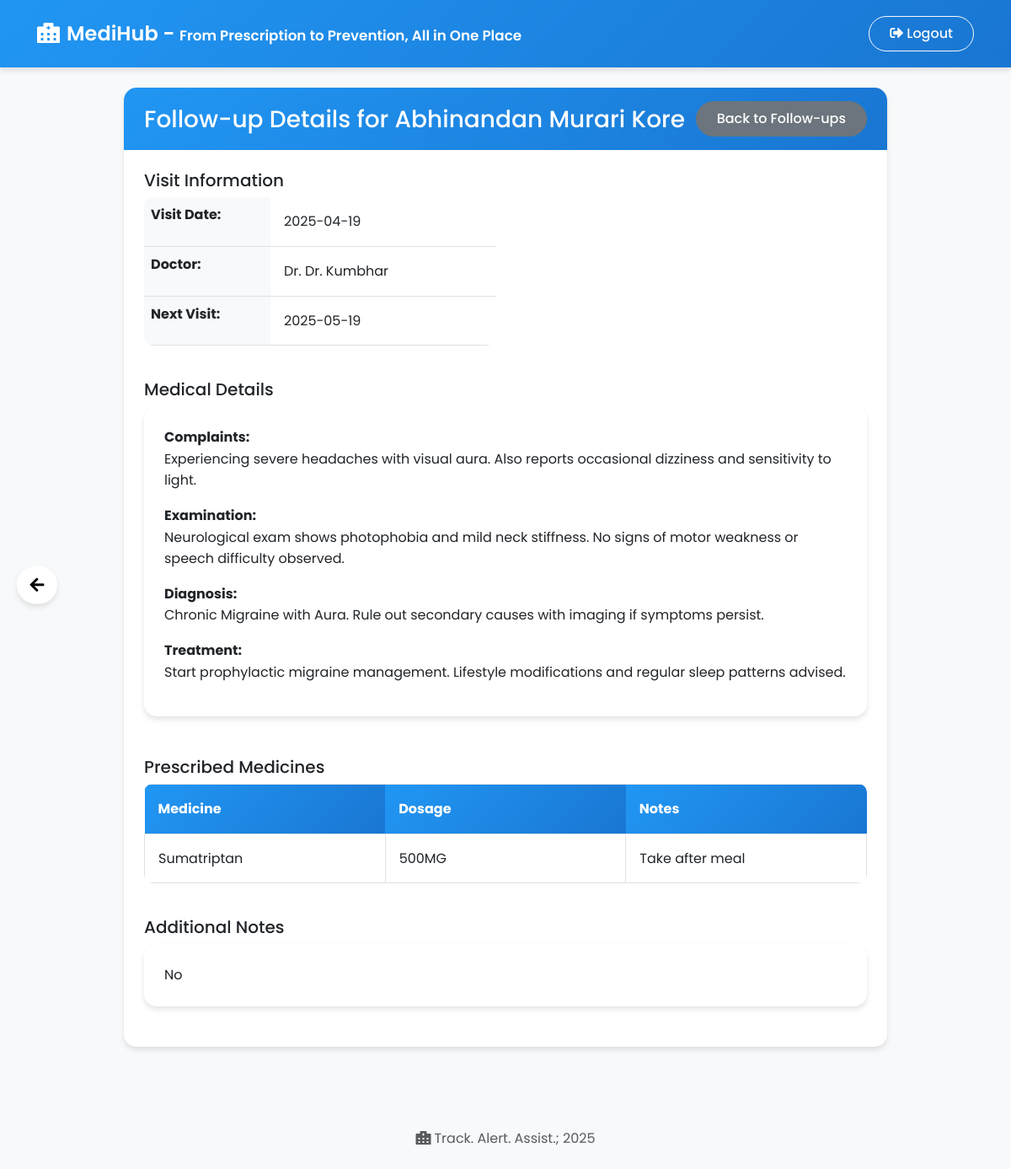
/doctor/view_follow_up/1 (signed in), run on the app's committed database.
### app/models.py (models this page shows, shortened)
class Patient(db.Model):
    id = db.Column(db.Integer, primary_key=True)
    user_id = db.Column(db.Integer, db.ForeignKey('user.id'), nullable=False)
    name = db.Column(db.String(100), nullable=False)
    age = db.Column(db.Integer, nullable=False)
    gender = db.Column(db.String(10), nullable=False)
    contact = db.Column(db.String(20), nullable=False)
    address = db.Column(db.String(200), nullable=False)
    email = db.Column(db.String(120), nullable=True)
    is_premium = db.Column(db.Boolean, default=False)
    doctor_id = db.Column(db.Integer, db.ForeignKey('doctor.id'), nullable=True)
    user = db.relationship('User', backref=db.backref('patient', uselist=False))
    doctor = db.relationship('Doctor', backref=db.backref('patients', lazy=True))
    prescriptions = db.relationship('Prescription', backref='prescription_patient', lazy=True)
    follow_ups = db.relationship('FollowUp', backref='follow_up_patient', lazy=True)

class FollowUp(db.Model):
    id = db.Column(db.Integer, primary_key=True)
    patient_id = db.Column(db.Integer, db.ForeignKey('patient.id'), nullable=False)
    doctor_id = db.Column(db.Integer, db.ForeignKey('doctor.id'), nullable=False)
    visit_date = db.Column(db.DateTime, nullable=False, default=datetime.utcnow)
    complaints = db.Column(db.Text, nullable=True)
    examination = db.Column(db.Text, nullable=True)
    diagnosis = db.Column(db.Text, nullable=False)
    treatment = db.Column(db.Text, nullable=True)
    next_visit_date = db.Column(db.DateTime, nullable=True)
    notes = db.Column(db.Text, nullable=True)
    patient = db.relationship('Patient', backref=db.backref('patient_follow_ups', lazy=True))
    doctor = db.relationship('Doctor', backref=db.backref('doctor_follow_ups', lazy=True))

class Doctor(db.Model):
    id = db.Column(db.Integer, primary_key=True)
    user_id = db.Column(db.Integer, db.ForeignKey('user.id'), nullable=False)
    name = db.Column(db.String(100), nullable=False)
    specialization = db.Column(db.String(100), nullable=False)
    contact = db.Column(db.String(20), nullable=False)
    is_available = db.Column(db.Boolean, default=True)
    user = db.relationship('User', backref=db.backref('doctor', uselist=False))
    assigned_patients = db.relationship('Patient', backref='assigned_doctor', lazy=True)
    follow_ups = db.relationship('FollowUp', backref='follow_up_doctor', lazy=True)

class Medicine(db.Model):
    id = db.Column(db.Integer, primary_key=True)
    follow_up_id = db.Column(db.Integer, db.ForeignKey('follow_up.id'), nullable=False)
    name = db.Column(db.String(100), nullable=False)
    dosage = db.Column(db.String(100), nullable=False)
    notes = db.Column(db.Text, nullable=True)
    follow_up = db.relationship('FollowUp', backref=db.backref('medicines', lazy=True))

### app/routes/doctor.py (the view)
@doctor_bp.route('/view_follow_up/<int:follow_up_id>')
@login_required
def view_follow_up(follow_up_id):
    if not current_user.is_doctor:
        flash('Access denied. Only doctors can perform this action.', 'danger')
        return redirect(url_for('main.dashboard'))
    follow_up = FollowUp.query.get_or_404(follow_up_id)
    doctor = Doctor.query.filter_by(user_id=current_user.id).first()
    if follow_up.doctor_id != doctor.id:
        flash('You are not authorized to view this follow-up', 'danger')
        return redirect(url_for('doctor.dashboard'))
    return render_template('view_follow_up.html', follow_up=follow_up)

### app/__init__.py (called while the page is built)
def create_app():
    app = Flask(__name__)
    app.config.from_object(Config)
    db.init_app(app)
    migrate = Migrate(app, db)
    login_manager = LoginManager()
    login_manager.init_app(app)
    login_manager.login_view = 'main.login'
    @login_manager.user_loader
    def load_user(user_id):
        return User.query.get(int(user_id))
    from app.routes.main import main_bp
    from app.routes.receptionist import receptionist_bp
    from app.routes.doctor import doctor_bp
    from app.routes.patient import patient_bp
    from app.routes.analytics import analytics_bp
    app.register_blueprint(main_bp)
    app.register_blueprint(receptionist_bp)
    app.register_blueprint(doctor_bp)
    app.register_blueprint(patient_bp)
    app.register_blueprint(analytics_bp)
    with app.app_context():
        db.create_all()
    return app

### app/models.py (called while the page is built)
    @property
    def is_doctor(self):
        return self.role == 'doctor'

### app/templates/view_follow_up.html (shortened to what this page needs)
{% extends "base.html" %}
{% block content %}
<div class="container">
    <div class="row justify-content-center">
        <div class="col-md-10">
            <div class="card">
                <div class="card-header">
                    <div class="d-flex justify-content-between align-items-center">
                        <h3 class="mb-0">Follow-up Details for {{ follow_up.patient.name }}</h3>
                        <a href="{{ url_for('doctor.view_follow_ups', patient_id=follow_up.patient.id) }}" class="btn btn-secondary">
                            Back to Follow-ups
                        </a>
                    </div>
                </div>
                <div class="card-body">
                    <div class="row mb-4">
                        <div class="col-md-6">
                            <h5>Visit Information</h5>
                            <table class="table">
                                <tr>
                                    <th>Visit Date:</th>
                                    <td>{{ follow_up.visit_date.strftime('%Y-%m-%d') }}</td>
                                </tr>
                                <tr>
                                    <th>Doctor:</th>
                                    <td>Dr. {{ follow_up.doctor.name }}</td>
                                </tr>
                                <tr>
                                    <th>Next Visit:</th>
                                    <td>
                                        {% if follow_up.next_visit_date %}
                                            {{ follow_up.next_visit_date.strftime('%Y-%m-%d') }}
                                        {% else %}
                                            Not Scheduled
                                        {% endif %}
                                    </td>
                                </tr>
                            </table>
                        </div>
                    </div>
                    <div class="row mb-4">
                        <div class="col-md-12">
                            <h5>Medical Details</h5>
                            <div class="card">
                                <div class="card-body">
                                    <div class="mb-3">
                                        <label class="fw-bold">Complaints:</label>
                                        <p class="mb-3">{{ follow_up.complaints or 'None recorded' }}</p>
                                    </div>
                                    <div class="mb-3">
                                        <label class="fw-bold">Examination:</label>
                                        <p class="mb-3">{{ follow_up.examination or 'None recorded' }}</p>
                                    </div>
                                    <div class="mb-3">
                                        <label class="fw-bold">Diagnosis:</label>
                                        <p class="mb-3">{{ follow_up.diagnosis }}</p>
                                    </div>
                                    <div class="mb-3">
                                        <label class="fw-bold">Treatment:</label>
                                        <p>{{ follow_up.treatment or 'None recorded' }}</p>
                                    </div>
                                </div>
                            </div>
                        </div>
                    </div>
                    <div class="row mb-4">
                        <div class="col-md-12">
                            <h5>Prescribed Medicines</h5>
                            {% if follow_up.medicines %}
                            <div class="table-responsive">
                                <table class="table table-bordered">
                                    <thead>
                                        <tr>
                                            <th>Medicine</th>
                                            <th>Dosage</th>
                                            <th>Notes</th>
                                        </tr>
                                    </thead>
                                    <tbody>
                                        {% for medicine in follow_up.medicines %}
                                        <tr>
                                            <td>{{ medicine.name }}</td>
                                            <td>{{ medicine.dosage }}</td>
                                            <td>{{ medicine.notes or '-' }}</td>
                                        </tr>
                                        {% endfor %}
                                    </tbody>
                                </table>
                            </div>
                            {% else %}
                            <p class="text-muted">No medicines prescribed for this follow-up.</p>
                            {% endif %}
                        </div>
                    </div>
                    {% if follow_up.notes %}
                    <div class="row">
                        <div class="col-md-12">
                            <h5>Additional Notes</h5>
                            <div class="card">
                                <div class="card-body">
                                    {{ follow_up.notes }}
                                </div>
                            </div>
                        </div>
                    </div>
                    {% endif %}
                </div>
            </div>
        </div>
    </div>
</div>
{% endblock %}

### app/static/style.css (style rules this page uses)
:root { --primary-color: #2196F3; --primary-light: #E3F2FD; --primary-dark: #1976D2; --secondary-color: #4CAF50; --secondary-light: #E8F5E9; --secondary-dark: #388E3C; --accent-color: #FFC107; --accent-light: #FFF8E1; --accent-dark: #FFA000; --text-color: #333; --text-light: #757575; --light-bg: #f8f9fa; --white: #ffffff; --shadow: 0 4px 6px rgba(0,0,0,.1); --shadow-lg: 0 10px 15px rgba(0,0,0,.1); --transition: all 0.3s ease; --border-radius: 10px; --border-radius-lg: 15px; }
body { background-color: var(--light-bg); font-family: 'Poppins', sans-serif; color: var(--text-color); line-height: 1.6; }
.card { border: none; border-radius: var(--border-radius-lg); box-shadow: var(--shadow); transition: var(--transition); background: var(--white); overflow: hidden; margin-bottom: 1.5rem; }
.card-header { background: linear-gradient(135deg, var(--primary-color), var(--primary-dark)); color: var(--white); border: none; padding: 1rem 1.5rem; font-weight: 600; }
.card-body { padding: 1.5rem; }
.btn { border-radius: 30px; padding: 0.5rem 1.5rem; font-weight: 500; transition: var(--transition); }
.table { border-radius: var(--border-radius); overflow: hidden; }
.table thead th { background: linear-gradient(135deg, var(--primary-color), var(--primary-dark)); color: var(--white); border: none; padding: 1rem; }
.table tbody tr { transition: var(--transition); }
.table td { vertical-align: middle; padding: 1rem; }

### app/templates/view_follow_up.html (style rules this page uses)
.table th { width: 150px; background-color: #f8f9fa; }
.fw-bold { font-weight: 600; }

### data on the page
Patient: patient.name "Abhinandan Murari Kore"
FollowUp: visit_date "2025-04-19", next_visit_date "2025-05-19", complaints "Experiencing severe headaches with visual aura. Also reports occasional dizziness and sensitivity to light.", examination "Neurological exam shows photophobia and mild neck stiffness. No signs of motor weakness or speech difficulty observed.", diagnosis "Chronic Migraine with Aura. Rule out secondary causes with imaging if symptoms persist.", treatment "Start prophylactic migraine management. Lifestyle modifications and regular sleep patterns advised.", notes "No"
Doctor: doctor.name "Dr. Kumbhar"
Medicine: name "Sumatriptan", dosage "500MG", notes "Take after meal"
